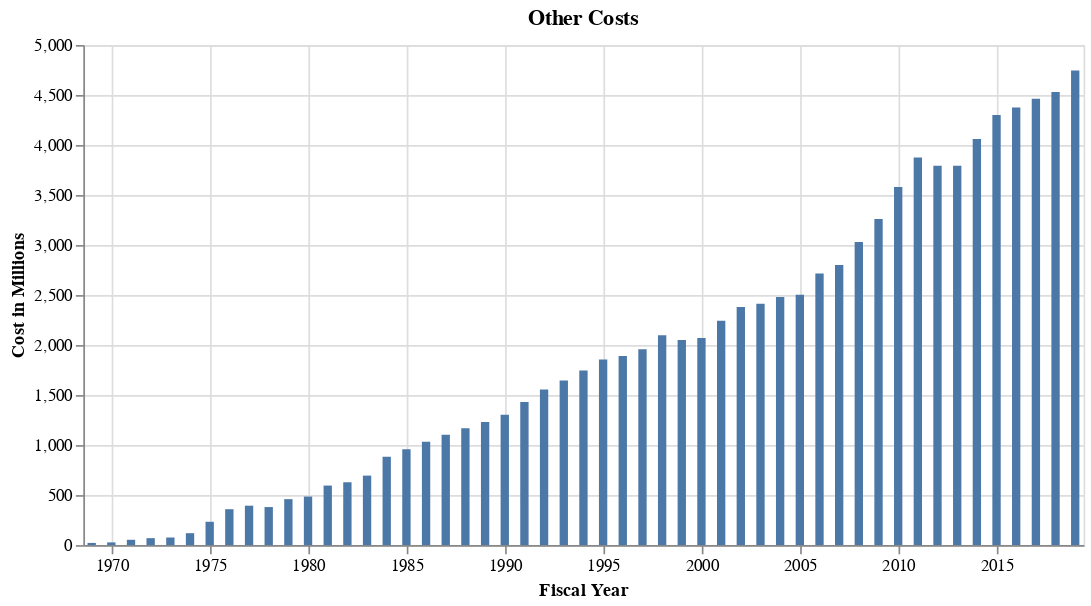

Notebook cell for this chart:
### Code cell
alt.Chart(df).mark_bar(point = True).encode(
    x = 'Fiscal Year',
    y = alt.Y('Other Costs', title = 'Cost in Millions'),
    tooltip = ['Fiscal Year', 'Other Costs']
).properties(
    title = 'Other Costs',
    width = 600
)

### Figure 1 — Vega-Lite specification as saved in the notebook (floating-point values rounded to 4 significant figures)
{"config": {"view": {"continuousWidth": 300, "continuousHeight": 300}}, "data": {"name": "data-735f240193dd2cdb3a32cdf14aa8adc1"}, "mark": {"type": "bar", "point": true}, "encoding": {"tooltip": [{"field": "Fiscal Year", "type": "temporal"}, {"field": "Other Costs", "type": "quantitative"}], "x": {"field": "Fiscal Year", "type": "temporal"}, "y": {"field": "Other Costs", "title": "Cost in Millions", "type": "quantitative"}}, "title": "Other Costs", "width": 600, "$schema": "https://vega.github.io/schema/vega-lite/v5.16.3.json", "datasets": {"data-735f240193dd2cdb3a32cdf14aa8adc1": [{"Fiscal Year": "1969-01-01T00:00:00", "Average Participation": 2878, "Average Benefit Per Person": 6.63, "Total Benefits(M)": 228.8, "Other Costs": 21.7, "Total Costs(M)": 250.5}, {"Fiscal Year": "1970-01-01T00:00:00", "Average Participation": 4340, "Average Benefit Per Person": 10.55, "Total Benefits(M)": 549.7, "Other Costs": 27.2, "Total Costs(M)": 576.9}, {"Fiscal Year": "1971-01-01T00:00:00", "Average Participation": 9368, "Average Benefit Per Person": 13.55, "Total Benefits(M)": 1523.0, "Other Costs": 53.2, "Total Costs(M)": 1576.0}, {"Fiscal Year": "1972-01-01T00:00:00", "Average Participation": 11109, "Average Benefit Per Person": 13.48, "Total Benefits(M)": 1797.0, "Other Costs": 69.4, "Total Costs(M)": 1867.0}, {"Fiscal Year": "1973-01-01T00:00:00", "Average Participation": 12166, "Average Benefit Per Person": 14.6, "Total Benefits(M)": 2131.0, "Other Costs": 76.0, "Total Costs(M)": 2207.0}, {"Fiscal Year": "1974-01-01T00:00:00", "Average Participation": 12862, "Average Benefit Per Person": 17.61, "Total Benefits(M)": 2718.0, "Other Costs": 119.2, "Total Costs(M)": 2838.0}, {"Fiscal Year": "1975-01-01T00:00:00", "Average Participation": 17064, "Average Benefit Per Person": 21.4, "Total Benefits(M)": 4386.0, "Other Costs": 233.2, "Total Costs(M)": 4619.0}, {"Fiscal Year": "1976-01-01T00:00:00", "Average Participation": 18549, "Average Benefit Per Person": 23.93, "Total Benefits(M)": 5326.0, "Other Costs": 359.0, "Total Costs(M)": 5686.0}, {"Fiscal Year": "1977-01-01T00:00:00", "Average Participation": 17077, "Average Benefit Per Person": 24.71, "Total Benefits(M)": 5067.0, "Other Costs": 394.0, "Total Costs(M)": 5461.0}, {"Fiscal Year": "1978-01-01T00:00:00", "Average Participation": 16001, "Average Benefit Per Person": 26.77, "Total Benefits(M)": 5139.0, "Other Costs": 380.5, "Total Costs(M)": 5520.0}, {"Fiscal Year": "1979-01-01T00:00:00", "Average Participation": 17653, "Average Benefit Per Person": 30.59, "Total Benefits(M)": 6480.0, "Other Costs": 459.6, "Total Costs(M)": 6940.0}, {"Fiscal Year": "1980-01-01T00:00:00", "Average Participation": 21082, "Average Benefit Per Person": 34.47, "Total Benefits(M)": 8721.0, "Other Costs": 485.6, "Total Costs(M)": 9206.0}, {"Fiscal Year": "1981-01-01T00:00:00", "Average Participation": 22430, "Average Benefit Per Person": 39.49, "Total Benefits(M)": 10630.0, "Other Costs": 595.4, "Total Costs(M)": 11230.0}, {"Fiscal Year": "1982-01-01T00:00:00", "Average Participation": 21717, "Average Benefit Per Person": 39.17, "Total Benefits(M)": 10210.0, "Other Costs": 628.4, "Total Costs(M)": 10840.0}, {"Fiscal Year": "1983-01-01T00:00:00", "Average Participation": 21625, "Average Benefit Per Person": 42.98, "Total Benefits(M)": 11150.0, "Other Costs": 694.8, "Total Costs(M)": 11850.0}, {"Fiscal Year": "1984-01-01T00:00:00", "Average Participation": 20854, "Average Benefit Per Person": 42.74, "Total Benefits(M)": 10700.0, "Other Costs": 882.6, "Total Costs(M)": 11580.0}, {"Fiscal Year": "1985-01-01T00:00:00", "Average Participation": 19899, "Average Benefit Per Person": 44.99, "Total Benefits(M)": 10740.0, "Other Costs": 959.6, "Total Costs(M)": 11700.0}, {"Fiscal Year": "1986-01-01T00:00:00", "Average Participation": 19429, "Average Benefit Per Person": 45.49, "Total Benefits(M)": 10610.0, "Other Costs": 1033.0, "Total Costs(M)": 11640.0}, {"Fiscal Year": "1987-01-01T00:00:00", "Average Participation": 19113, "Average Benefit Per Person": 45.78, "Total Benefits(M)": 10500.0, "Other Costs": 1104.0, "Total Costs(M)": 11600.0}, {"Fiscal Year": "1988-01-01T00:00:00", "Average Participation": 18645, "Average Benefit Per Person": 49.83, "Total Benefits(M)": 11150.0, "Other Costs": 1168.0, "Total Costs(M)": 12320.0}, {"Fiscal Year": "1989-01-01T00:00:00", "Average Participation": 18806, "Average Benefit Per Person": 51.71, "Total Benefits(M)": 11670.0, "Other Costs": 1232.0, "Total Costs(M)": 12900.0}, {"Fiscal Year": "1990-01-01T00:00:00", "Average Participation": 20049, "Average Benefit Per Person": 58.78, "Total Benefits(M)": 14140.0, "Other Costs": 1304.0, "Total Costs(M)": 15450.0}, {"Fiscal Year": "1991-01-01T00:00:00", "Average Participation": 22625, "Average Benefit Per Person": 63.78, "Total Benefits(M)": 17320.0, "Other Costs": 1432.0, "Total Costs(M)": 18750.0}, {"Fiscal Year": "1992-01-01T00:00:00", "Average Participation": 25407, "Average Benefit Per Person": 68.57, "Total Benefits(M)": 20910.0, "Other Costs": 1557.0, "Total Costs(M)": 22460.0}, {"Fiscal Year": "1993-01-01T00:00:00", "Average Participation": 26987, "Average Benefit Per Person": 67.95, "Total Benefits(M)": 22010.0, "Other Costs": 1647.0, "Total Costs(M)": 23650.0}, {"Fiscal Year": "1994-01-01T00:00:00", "Average Participation": 27474, "Average Benefit Per Person": 69.0, "Total Benefits(M)": 22750.0, "Other Costs": 1745.0, "Total Costs(M)": 24490.0}, {"Fiscal Year": "1995-01-01T00:00:00", "Average Participation": 26619, "Average Benefit Per Person": 71.27, "Total Benefits(M)": 22760.0, "Other Costs": 1856.0, "Total Costs(M)": 24620.0}, {"Fiscal Year": "1996-01-01T00:00:00", "Average Participation": 25543, "Average Benefit Per Person": 73.21, "Total Benefits(M)": 22440.0, "Other Costs": 1891.0, "Total Costs(M)": 24330.0}, {"Fiscal Year": "1997-01-01T00:00:00", "Average Participation": 22858, "Average Benefit Per Person": 71.27, "Total Benefits(M)": 19550.0, "Other Costs": 1959.0, "Total Costs(M)": 21510.0}, {"Fiscal Year": "1998-01-01T00:00:00", "Average Participation": 19791, "Average Benefit Per Person": 71.12, "Total Benefits(M)": 16890.0, "Other Costs": 2098.0, "Total Costs(M)": 18990.0}, {"Fiscal Year": "1999-01-01T00:00:00", "Average Participation": 18183, "Average Benefit Per Person": 72.27, "Total Benefits(M)": 15770.0, "Other Costs": 2052.0, "Total Costs(M)": 17820.0}, {"Fiscal Year": "2000-01-01T00:00:00", "Average Participation": 17194, "Average Benefit Per Person": 72.62, "Total Benefits(M)": 14980.0, "Other Costs": 2071.0, "Total Costs(M)": 17050.0}, {"Fiscal Year": "2001-01-01T00:00:00", "Average Participation": 17318, "Average Benefit Per Person": 74.81, "Total Benefits(M)": 15550.0, "Other Costs": 2242.0, "Total Costs(M)": 17790.0}, {"Fiscal Year": "2002-01-01T00:00:00", "Average Participation": 19096, "Average Benefit Per Person": 79.67, "Total Benefits(M)": 18260.0, "Other Costs": 2381.0, "Total Costs(M)": 20640.0}, {"Fiscal Year": "2003-01-01T00:00:00", "Average Participation": 21250, "Average Benefit Per Person": 83.94, "Total Benefits(M)": 21400.0, "Other Costs": 2412.0, "Total Costs(M)": 23820.0}, {"Fiscal Year": "2004-01-01T00:00:00", "Average Participation": 23811, "Average Benefit Per Person": 86.16, "Total Benefits(M)": 24620.0, "Other Costs": 2480.0, "Total Costs(M)": 27100.0}, {"Fiscal Year": "2005-01-01T00:00:00", "Average Participation": 25628, "Average Benefit Per Person": 92.89, "Total Benefits(M)": 28570.0, "Other Costs": 2504.0, "Total Costs(M)": 31070.0}, {"Fiscal Year": "2006-01-01T00:00:00", "Average Participation": 26549, "Average Benefit Per Person": 94.75, "Total Benefits(M)": 30190.0, "Other Costs": 2716.0, "Total Costs(M)": 32900.0}, {"Fiscal Year": "2007-01-01T00:00:00", "Average Participation": 26316, "Average Benefit Per Person": 96.18, "Total Benefits(M)": 30370.0, "Other Costs": 2800.0, "Total Costs(M)": 33170.0}, {"Fiscal Year": "2008-01-01T00:00:00", "Average Participation": 28223, "Average Benefit Per Person": 102.2, "Total Benefits(M)": 34610.0, "Other Costs": 3031.0, "Total Costs(M)": 37640.0}, {"Fiscal Year": "2009-01-01T00:00:00", "Average Participation": 33490, "Average Benefit Per Person": 125.3, "Total Benefits(M)": 50360.0, "Other Costs": 3260.0, "Total Costs(M)": 53620.0}, {"Fiscal Year": "2010-01-01T00:00:00", "Average Participation": 40302, "Average Benefit Per Person": 133.8, "Total Benefits(M)": 64700.0, "Other Costs": 3581.0, "Total Costs(M)": 68280.0}, {"Fiscal Year": "2011-01-01T00:00:00", "Average Participation": 44709, "Average Benefit Per Person": 133.8, "Total Benefits(M)": 71810.0, "Other Costs": 3876.0, "Total Costs(M)": 75690.0}, {"Fiscal Year": "2012-01-01T00:00:00", "Average Participation": 46609, "Average Benefit Per Person": 133.4, "Total Benefits(M)": 74620.0, "Other Costs": 3792.0, "Total Costs(M)": 78410.0}, {"Fiscal Year": "2013-01-01T00:00:00", "Average Participation": 47636, "Average Benefit Per Person": 133.1, "Total Benefits(M)": 76070.0, "Other Costs": 3793.0, "Total Costs(M)": 79860.0}, {"Fiscal Year": "2014-01-01T00:00:00", "Average Participation": 46664, "Average Benefit Per Person": 125.0, "Total Benefits(M)": 70000.0, "Other Costs": 4061.0, "Total Costs(M)": 74060.0}, {"Fiscal Year": "2015-01-01T00:00:00", "Average Participation": 45767, "Average Benefit Per Person": 126.8, "Total Benefits(M)": 69650.0, "Other Costs": 4301.0, "Total Costs(M)": 73950.0}, {"Fiscal Year": "2016-01-01T00:00:00", "Average Participation": 44220, "Average Benefit Per Person": 125.4, "Total Benefits(M)": 66540.0, "Other Costs": 4374.0, "Total Costs(M)": 70910.0}, {"Fiscal Year": "2017-01-01T00:00:00", "Average Participation": 42317, "Average Benefit Per Person": 125.5, "Total Benefits(M)": 63710.0, "Other Costs": 4464.0, "Total Costs(M)": 68170.0}, {"Fiscal Year": "2018-01-01T00:00:00", "Average Participation": 40776, "Average Benefit Per Person": 124.5, "Total Benefits(M)": 60920.0, "Other Costs": 4530.0, "Total Costs(M)": 65450.0}, {"Fiscal Year": "2019-01-01T00:00:00", "Average Participation": 35703, "Average Benefit Per Person": 129.8, "Total Benefits(M)": 55620.0, "Other Costs": 4744.0, "Total Costs(M)": 60370.0}]}}
